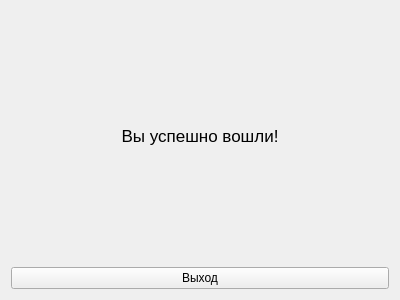
<?xml version="1.0" encoding="UTF-8"?>
<ui version="4.0">
 <class>Form</class>
 <widget class="QWidget" name="Form">
  <property name="geometry">
   <rect>
    <x>0</x>
    <y>0</y>
    <width>400</width>
    <height>300</height>
   </rect>
  </property>
  <property name="windowTitle">
   <string>Form</string>
  </property>
  <layout class="QVBoxLayout" name="verticalLayout">
   <item>
    <widget class="QLabel" name="label">
     <property name="font">
      <font>
       <pointsize>13</pointsize>
      </font>
     </property>
     <property name="text">
      <string>Вы успешно вошли!</string>
     </property>
     <property name="alignment">
      <set>Qt::AlignCenter</set>
     </property>
    </widget>
   </item>
   <item>
    <widget class="QPushButton" name="btn_exit">
     <property name="text">
      <string>Выход</string>
     </property>
    </widget>
   </item>
  </layout>
 </widget>
 <resources/>
 <connections/>
</ui>
